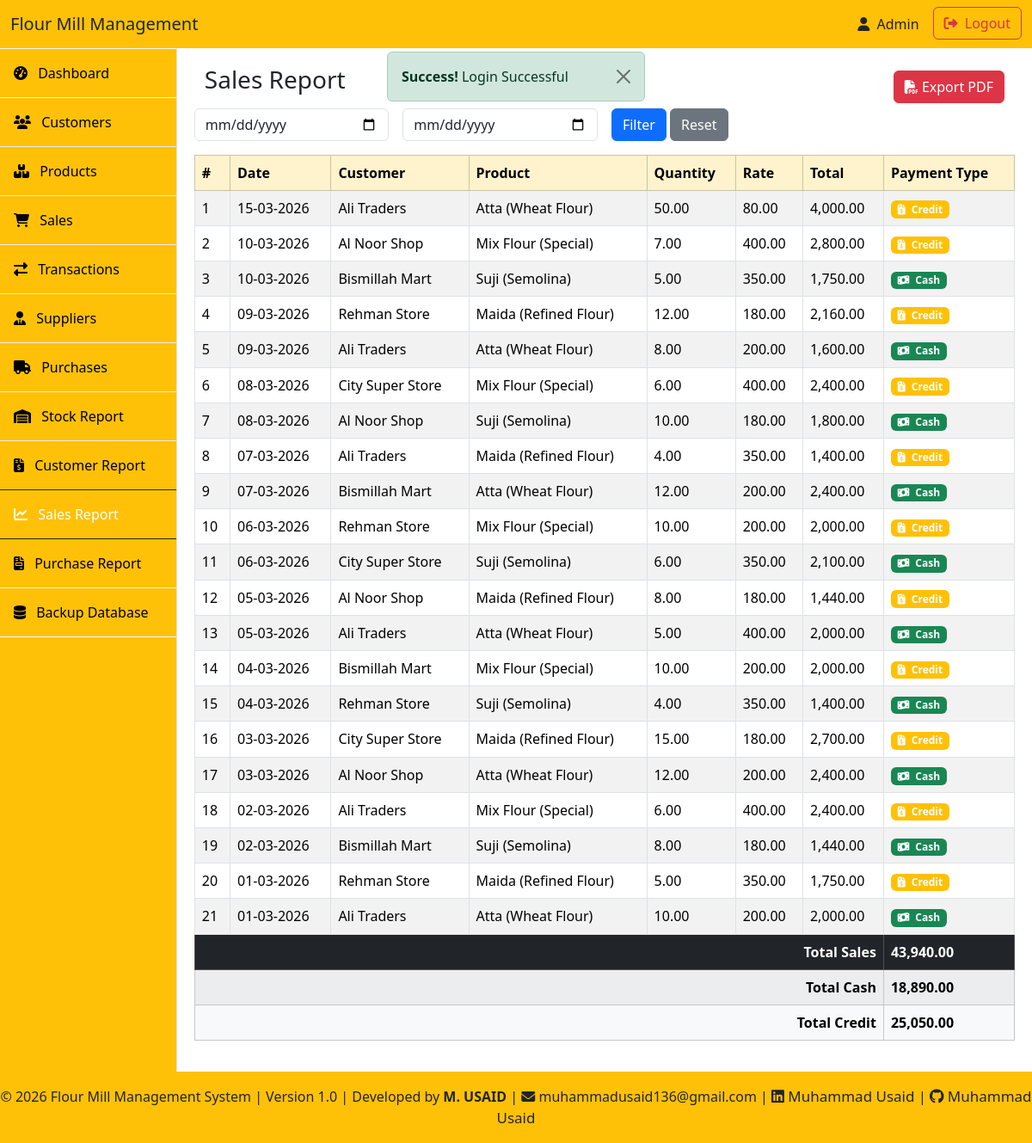
The page /reports/sales_report.php (signed in) on the database its author committed.
### tables this page shows
CREATE TABLE `sales` (
  `id` int(11) NOT NULL AUTO_INCREMENT,
  `customer_id` int(11) DEFAULT NULL,
  `product_id` int(11) NOT NULL,
  `quantity` decimal(10,2) NOT NULL,
  `rate` decimal(10,2) NOT NULL,
  `total` decimal(10,2) NOT NULL,
  `payment_type` enum('cash','credit') NOT NULL,
  `created_at` timestamp NOT NULL DEFAULT current_timestamp(),
  PRIMARY KEY (`id`),
  KEY `fk_sale_customer` (`customer_id`),
  KEY `fk_sale_product` (`product_id`),
  CONSTRAINT `fk_sale_customer` FOREIGN KEY (`customer_id`) REFERENCES `customers` (`id`) ON DELETE SET NULL ON UPDATE CASCADE,
  CONSTRAINT `fk_sale_product` FOREIGN KEY (`product_id`) REFERENCES `products` (`id`) ON DELETE CASCADE ON UPDATE CASCADE
);

CREATE TABLE `customers` (
  `id` int(11) NOT NULL AUTO_INCREMENT,
  `name` varchar(100) NOT NULL,
  `phone` varchar(20) DEFAULT NULL,
  `address` text DEFAULT NULL,
  `created_at` timestamp NOT NULL DEFAULT current_timestamp(),
  PRIMARY KEY (`id`)
);

CREATE TABLE `products` (
  `id` int(11) NOT NULL AUTO_INCREMENT,
  `name` varchar(255) NOT NULL,
  `created_at` timestamp NOT NULL DEFAULT current_timestamp(),
  `updated_at` timestamp NOT NULL DEFAULT current_timestamp() ON UPDATE current_timestamp(),
  `stock_kg` decimal(10,2) DEFAULT NULL,
  `rate_per_kg` decimal(10,2) DEFAULT NULL,
  PRIMARY KEY (`id`)
);

### includes/functions.php (called while the page is built, shortened)
<?php
function e(string $value): string
{
    return htmlspecialchars($value ?? '', ENT_QUOTES | ENT_SUBSTITUTE, 'UTF-8');
}

### reports/sales_report.php (the view, shortened to what this page needs)
<?php
include "../includes/init.php";
include "../layout/header.php";
$from = $_GET['from'] ?? '';
$to = $_GET['to'] ?? '';
$query = "
SELECT s.*, c.name AS customer_name, p.name AS product_name
FROM sales s
LEFT JOIN customers c ON s.customer_id = c.id
LEFT JOIN products p ON s.product_id = p.id ";
$query .= "ORDER BY s.created_at DESC";
$stmt = mysqli_prepare($conn, $query);
mysqli_stmt_execute($stmt);
$result = mysqli_stmt_get_result($stmt);
?>
<div class="container-fluid">
    <div class="d-flex justify-content-between align-items-center">
        <h3 class="mb-3">Sales Report</h3>
        <a href="sales_report_pdf.php" target="_blank" class="btn btn-danger">
            <i class="fa fa-file-pdf"></i> Export PDF
        </a>
    </div>
</div>
<form method="get" class="row g-3 mb-3">
    <div class="col-md-3">
        <input type="date" class="form-control" name="from" value="<?= e($from) ?>" placeholder="From Date">
    </div>
    <div class="col-md-3">
        <input type="date" class="form-control" name="to" value="<?= e($to) ?>" placeholder="To Date">
    </div>
    <div class="col-md-3">
        <button type="submit" class="btn btn-primary">Filter</button>
        <a href="sales_report.php" class="btn btn-secondary">Reset</a>
    </div>
</form>
 <div class="table-responsive">
<table class="table table-bordered table-striped">
    <thead class="table-warning">
        <tr>
            <th>#</th>
            <th>Date</th>
            <th>Customer</th>
            <th>Product</th>
            <th>Quantity</th>
            <th>Rate</th>
            <th>Total</th>
            <th>Payment Type</th>
        </tr>
    </thead>
    <tbody>
        <?php $i = 1;
        $totalSales = 0;
        $totalCash = 0;
        $totalCredit = 0; ?>
        <?php while ($row = mysqli_fetch_assoc($result)): ?>
            <?php
            $totalSales += $row['total'];
            if ($row['payment_type'] == 'cash') $totalCash += $row['total'];
            else $totalCredit += $row['total'];
            ?>
            <tr>
                <td><?= $i++; ?></td>
                <td><?= date("d-m-Y", strtotime($row['created_at'])); ?></td>
                <td><?= e($row['customer_name'] ?: 'Cash Customer'); ?></td>
                <td><?= e($row['product_name']); ?></td>
                <td><?= $row['quantity']; ?></td>
                <td><?= number_format($row['rate'], 2); ?></td>
                <td><?= number_format($row['total'], 2); ?></td>
                <td>
                    <span class="badge <?= ($row['payment_type'] == 'cash') ? 'bg-success' : 'bg-warning' ?>">
                        <?= ($row['payment_type'] == 'cash')
                            ? '<i class="fa-solid fa-money-bill-wave me-1"></i> Cash'
                            : '<i class="fa-solid fa-file-invoice-dollar me-1"></i> Credit'; ?>
                    </span>
                </td>
            </tr>
        <?php endwhile; ?>
        <tr class="table-dark">
            <td colspan="7" class="text-end"><strong>Total Sales</strong></td>
            <td colspan="2"><strong><?= number_format($totalSales, 2); ?></strong></td>
        </tr>
        <tr class="table-light">
            <td colspan="7" class="text-end"><strong>Total Cash</strong></td>
            <td colspan="2"><strong><?= number_format($totalCash, 2); ?></strong></td>
        </tr>
        <tr class="table-light">
            <td colspan="7" class="text-end"><strong>Total Credit</strong></td>
            <td colspan="2"><strong><?= number_format($totalCredit, 2); ?></strong></td>
        </tr>
    </tbody>
</table>
</div>
<?php include "../layout/footer.php"; ?>

### layout/header.php (style rules this page uses)
body { overflow-x: hidden; }

### rows shown on the page
sales: created_at "15-03-2026", customer.name "Ali Traders", product.name "Atta (Wheat Flour)", quantity "50.00", rate "80.00", total "4,000.00", payment_type "credit" (drawn)
sales: created_at "10-03-2026", customer.name "Al Noor Shop", product.name "Mix Flour (Special)", quantity "7.00", rate "400.00", total "2,800.00", payment_type "credit" (drawn)
sales: created_at "10-03-2026", customer.name "Bismillah Mart", product.name "Suji (Semolina)", quantity "5.00", rate "350.00", total "1,750.00", payment_type "cash" (drawn)
sales: created_at "09-03-2026", customer.name "Rehman Store", product.name "Maida (Refined Flour)", quantity "12.00", rate "180.00", total "2,160.00", payment_type "credit" (drawn)
sales: created_at "09-03-2026", customer.name "Ali Traders", product.name "Atta (Wheat Flour)", quantity "8.00", rate "200.00", total "1,600.00", payment_type "cash" (drawn)
sales: created_at "08-03-2026", customer.name "City Super Store", product.name "Mix Flour (Special)", quantity "6.00", rate "400.00", total "2,400.00", payment_type "credit" (drawn)
sales: created_at "08-03-2026", customer.name "Al Noor Shop", product.name "Suji (Semolina)", quantity "10.00", rate "180.00", total "1,800.00", payment_type "cash" (drawn)
sales: created_at "07-03-2026", customer.name "Ali Traders", product.name "Maida (Refined Flour)", quantity "4.00", rate "350.00", total "1,400.00", payment_type "credit" (drawn)
sales: created_at "07-03-2026", customer.name "Bismillah Mart", product.name "Atta (Wheat Flour)", quantity "12.00", rate "200.00", total "2,400.00", payment_type "cash" (drawn)
sales: created_at "06-03-2026", customer.name "Rehman Store", product.name "Mix Flour (Special)", quantity "10.00", rate "200.00", total "2,000.00", payment_type "credit" (drawn)
sales: created_at "06-03-2026", customer.name "City Super Store", product.name "Suji (Semolina)", quantity "6.00", rate "350.00", total "2,100.00", payment_type "cash" (drawn)
sales: created_at "05-03-2026", customer.name "Al Noor Shop", product.name "Maida (Refined Flour)", quantity "8.00", rate "180.00", total "1,440.00", payment_type "credit" (drawn)
sales: created_at "05-03-2026", customer.name "Ali Traders", product.name "Atta (Wheat Flour)", quantity "5.00", rate "400.00", total "2,000.00", payment_type "cash" (drawn)
sales: created_at "04-03-2026", customer.name "Bismillah Mart", product.name "Mix Flour (Special)", quantity "10.00", rate "200.00", total "2,000.00", payment_type "credit" (drawn)
sales: created_at "04-03-2026", customer.name "Rehman Store", product.name "Suji (Semolina)", quantity "4.00", rate "350.00", total "1,400.00", payment_type "cash" (drawn)
sales: created_at "03-03-2026", customer.name "City Super Store", product.name "Maida (Refined Flour)", quantity "15.00", rate "180.00", total "2,700.00", payment_type "credit" (drawn)
sales: created_at "03-03-2026", customer.name "Al Noor Shop", product.name "Atta (Wheat Flour)", quantity "12.00", rate "200.00", total "2,400.00", payment_type "cash" (drawn)
sales: created_at "02-03-2026", customer.name "Ali Traders", product.name "Mix Flour (Special)", quantity "6.00", rate "400.00", total "2,400.00", payment_type "credit" (drawn)
sales: created_at "02-03-2026", customer.name "Bismillah Mart", product.name "Suji (Semolina)", quantity "8.00", rate "180.00", total "1,440.00", payment_type "cash" (drawn)
sales: created_at "01-03-2026", customer.name "Rehman Store", product.name "Maida (Refined Flour)", quantity "5.00", rate "350.00", total "1,750.00", payment_type "credit" (drawn)
sales: created_at "01-03-2026", customer.name "Ali Traders", product.name "Atta (Wheat Flour)", quantity "10.00", rate "200.00", total "2,000.00", payment_type "cash" (drawn)

### other values the page prints
$msg "Login Successful"
$totalSales "43,940.00"
$totalCash "18,890.00"
$totalCredit "25,050.00"
